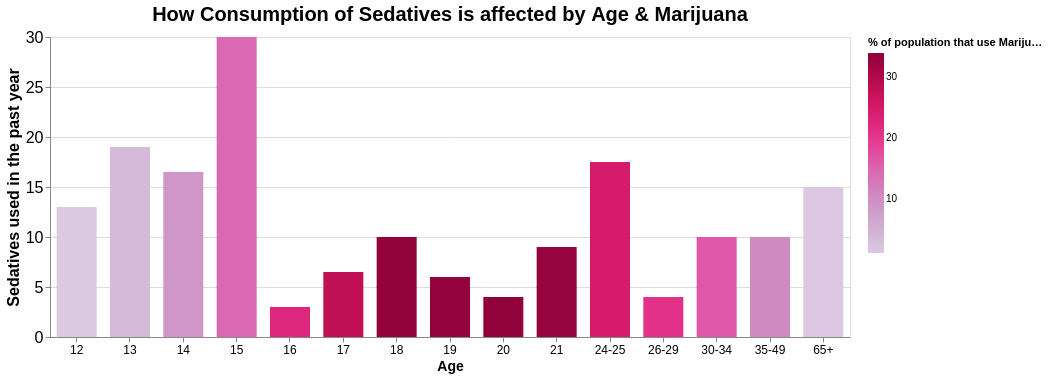

Source (notebook cell):
### Code cell
#Now we will do the same thing with marijuana for the last three visualizations
DataMarijuanavsSeds= pd.read_csv("MvsSed.csv")
G8 = alt.Chart(DataMarijuanavsSeds).encode(
x = alt.X('age',title = "Age",axis=alt.Axis(labelAngle=0, labelFontSize=12, titleFontSize=14)),
y = alt.Y("sedative_frequency",title = "Sedatives used in the past year",axis=alt.Axis(labelAngle=0, labelFontSize=16, titleFontSize=16)),
color = alt.Color("marijuana_use",title = "% of population that use Marijuana",scale = alt.Scale(scheme = 'purplered')),
tooltip = ["marijuana_use","sedative_frequency",'age']).interactive()

B = alt.Chart(DataMarijuanavsSeds).encode(
x = alt.X('age',title = "Age",axis=alt.Axis(labelAngle=0, labelFontSize=12, titleFontSize=14)),
y = alt.Y("sedative_frequency",axis=alt.Axis(labelAngle=0, labelFontSize=16, titleFontSize=16)),
)




A = G8.properties(width = 800, height = 300, title = {'text':'How Consumption of Sedatives is affected by Age & Marijuana', 'fontSize':20})
A.mark_bar(size = 40)

### Figure 1 — Vega-Lite specification as saved in the notebook (floating-point values rounded to 4 significant figures)
{"config": {"view": {"continuousWidth": 300, "continuousHeight": 300}}, "data": {"name": "data-01edaa4affe3195eb9cde0a9f06a2de8"}, "mark": {"type": "bar", "size": 40}, "encoding": {"color": {"field": "marijuana_use", "scale": {"scheme": "purplered"}, "title": "% of population that use Marijuana", "type": "quantitative"}, "tooltip": [{"field": "marijuana_use", "type": "quantitative"}, {"field": "sedative_frequency", "type": "quantitative"}, {"field": "age", "type": "nominal"}], "x": {"axis": {"labelAngle": 0, "labelFontSize": 12, "titleFontSize": 14}, "field": "age", "title": "Age", "type": "nominal"}, "y": {"axis": {"labelAngle": 0, "labelFontSize": 16, "titleFontSize": 16}, "field": "sedative_frequency", "title": "Sedatives used in the past year", "type": "quantitative"}}, "height": 300, "params": [{"name": "param_1e9efca18e7a2868", "select": {"type": "interval", "encodings": ["x", "y"]}, "bind": "scales"}], "title": {"text": "How Consumption of Sedatives is affected by Age & Marijuana", "fontSize": 20}, "width": 800, "$schema": "https://vega.github.io/schema/vega-lite/v6.4.1.json", "datasets": {"data-01edaa4affe3195eb9cde0a9f06a2de8": [{"age": "12", "marijuana_use": 1.1, "sedative_frequency": 13.0}, {"age": "13", "marijuana_use": 3.4, "sedative_frequency": 19.0}, {"age": "14", "marijuana_use": 8.7, "sedative_frequency": 16.5}, {"age": "15", "marijuana_use": 14.5, "sedative_frequency": 30.0}, {"age": "16", "marijuana_use": 22.5, "sedative_frequency": 3.0}, {"age": "17", "marijuana_use": 28.0, "sedative_frequency": 6.5}, {"age": "18", "marijuana_use": 33.7, "sedative_frequency": 10.0}, {"age": "19", "marijuana_use": 33.4, "sedative_frequency": 6.0}, {"age": "20", "marijuana_use": 34.0, "sedative_frequency": 4.0}, {"age": "21", "marijuana_use": 33.0, "sedative_frequency": 9.0}, {"age": "24-25", "marijuana_use": 24.9, "sedative_frequency": 17.5}, {"age": "26-29", "marijuana_use": 20.8, "sedative_frequency": 4.0}, {"age": "30-34", "marijuana_use": 16.4, "sedative_frequency": 10.0}, {"age": "35-49", "marijuana_use": 10.4, "sedative_frequency": 10.0}, {"age": "65+", "marijuana_use": 1.2, "sedative_frequency": 15.0}]}}
